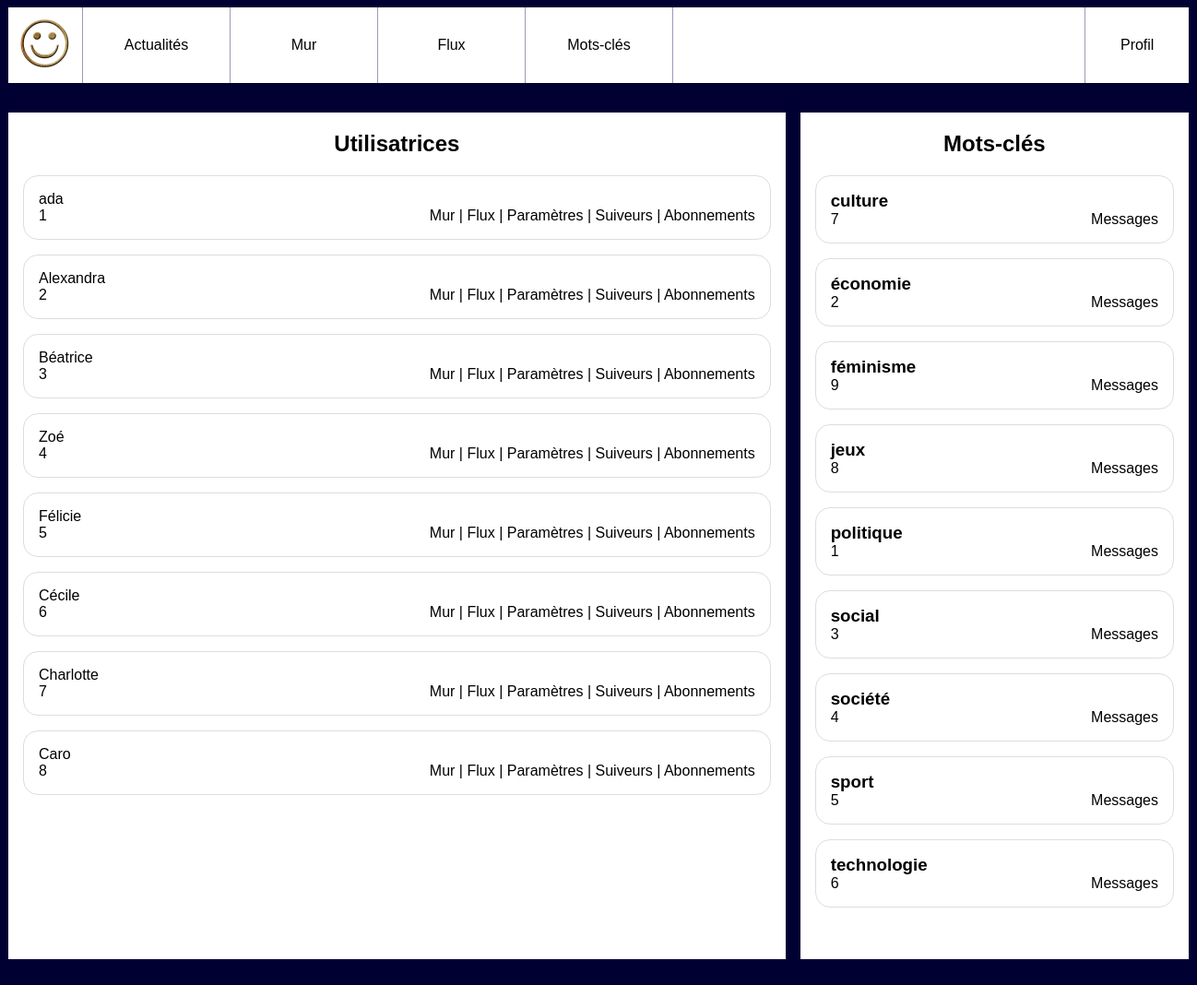
Screenshot of /pages/admin.php with the database file from the repository.
### tables this page shows
CREATE TABLE `tags` (
  `id` int(10) UNSIGNED NOT NULL,
  `label` varchar(255) NOT NULL
);

CREATE TABLE `users` (
  `id` int(10) UNSIGNED NOT NULL,
  `email` varchar(255) NOT NULL,
  `password` varchar(255) NOT NULL,
  `alias` varchar(255) NOT NULL
);

### pages/admin.php (the view, shortened to what this page needs)
<!doctype html>
<html lang="fr">
    <head>
        <link rel="stylesheet" href="style.css"/>
    </head>
    <body>
    <header>
            <img src="resoc.jpg" alt="Logo de notre réseau social"/>
            <nav id="menu">
                <a href="news.php">Actualités</a>
                <a href="wall.php?user_id=<?php echo $_SESSION['connected_id']?>">Mur</a>
                <a href="feed.php?user_id=<?php echo $_SESSION['connected_id']?>">Flux</a>
                <a href="tags.php?tag_id=1">Mots-clés</a>
            </nav>
            <nav id="user">
                <a href="#">Profil</a>
            </nav>
        </header>
        <?php
        $mysqli = new mysqli("localhost:8889", "root", "root", "socialnetwork");
        ?>
        <div id="wrapper" class='admin'>
            <aside>
                <h2>Mots-clés</h2>
                <?php
                $laQuestionEnSql = "SELECT * FROM `tags` LIMIT 50";
                $lesInformations = $mysqli->query($laQuestionEnSql);
                while ($tag = $lesInformations->fetch_assoc())
                {
                    ?>
                    <article>
                        <h3><?php echo $tag['label']?></h3>
                        <p><?php echo $tag['id']?></p>
                        <nav>
                            <a href="tags.php?tag_id=<?php echo $tag['id']?>">Messages</a>
                        </nav>
                    </article>
                <?php } ?>
            </aside>
            <main>
                <h2>Utilisatrices</h2>
                <?php
                $laQuestionEnSql = "SELECT * FROM `users` LIMIT 50";
                $lesInformations = $mysqli->query($laQuestionEnSql);
                while ($tag = $lesInformations->fetch_assoc())
                {
                    ?>
                    <article>
                        <h3><?php echo $tag['alias']?></h3>
                        <p><?php echo $tag['id']?></p>
                        <nav>
                            <a href="wall.php?user_id=<?php echo $tag['id']?>">Mur</a>
                            | <a href="feed.php?user_id=<?php echo $tag['id']?>">Flux</a>
                            | <a href="settings.php?user_id=<?php echo $tag['id']?>">Paramètres</a>
                            | <a href="followers.php?user_id=<?php echo $tag['id']?>">Suiveurs</a>
                            | <a href="subscriptions.php?user_id=<?php echo $tag['id']?>">Abonnements</a>
                        </nav>
                    </article>
                <?php } ?>
            </main>
        </div>
    </body>
</html>

### pages/style.css (style rules this page uses)
body { background-color: #003; font-family: Arial; }
a { text-decoration: none; color:black; }
body>header { background-color: #fff; display:flex; width:80em; margin:0 auto 2em auto; padding:0; }
body>header img { height:5em; }
body>header #menu { display:flex; width:50%; align-items: stretch; border-left: 1px solid #99b; }
body>header #menu a { flex:1; text-align: center; padding-top:2em; border-right: 1px solid #99b; }
body>header #user { margin-left: auto; flex:0.2; border-left: 1px solid #99b; }
body>header #user>a { display:block; text-align: center; padding:2em 0; width:100%; }
#wrapper { display:flex; width:80em; margin:0 auto 2em auto; }
#wrapper aside { background-color: #fff; flex:1; padding:1em; border-radius: 1em; }
#wrapper main { flex:3; padding-left:1em; height: 80vh; overflow-y: scroll; }
#wrapper main article { background-color: #fff; padding:1em; margin-bottom: 1em ; border-radius: 1em; }
#wrapper main article h3 { margin:0; padding:0; font-weight: normal; font-size:1em; }
#wrapper main article p { margin:0; }
#wrapper.admin { flex-direction: row-reverse }
#wrapper.admin aside { flex:1;margin-left:1em;border-radius:0;padding:0; }
#wrapper.admin main { flex:2;background-color: #fff;border-radius: 0;padding:0; }
#wrapper.admin h2 { text-align: center; }
#wrapper.admin h3 { margin:0; }
#wrapper.admin nav { text-align: right; }
#wrapper.admin article { border:1px solid #ddd;border-radius: 1em;padding:1em;margin:1em; }
#wrapper.admin article p { float:left;margin:0; }

### rows the page displays
tags: label "culture", id "7"
tags: label "économie", id "2"
tags: label "féminisme", id "9"
tags: label "jeux", id "8"
tags: label "politique", id "1"
tags: label "social", id "3"
tags: label "société", id "4"
tags: label "sport", id "5"
tags: label "technologie", id "6"
users: alias "ada", id "1"
users: alias "Alexandra", id "2"
users: alias "Béatrice", id "3"
users: alias "Zoé", id "4"
users: alias "Félicie", id "5"
users: alias "Cécile", id "6"
users: alias "Charlotte", id "7"
users: alias "Caro", id "8"
